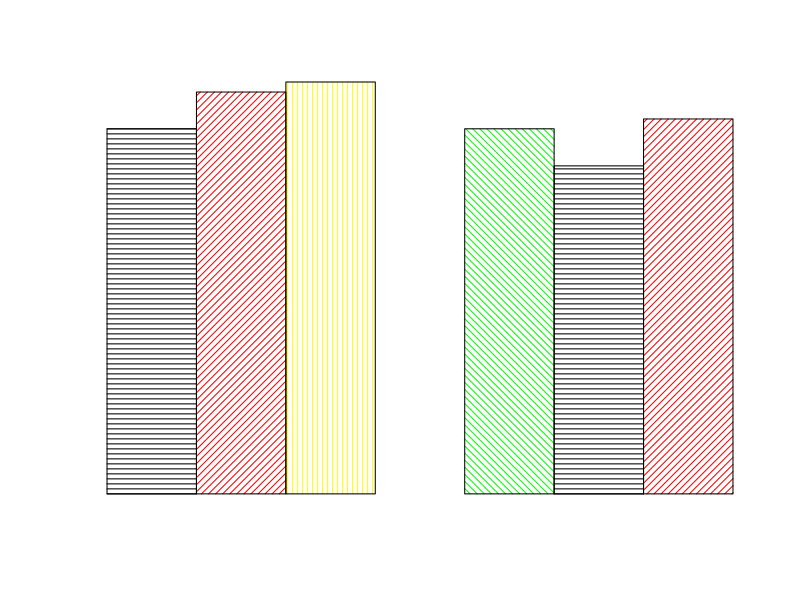

This chart was generated by the following R code: (Note: this script raises an error after producing the figure.)
#Where the file is saved
pdf("/home/hadoop/rough/MyGITProjects/PGA_EvaluationArchitecturePaper/Evaluation-architectures-for-big-data/LsuSamsungPaper/Figure/PerormanceData/Plots/PerfDiffArchHum.pdf", family="Times")

# Grouped Bar Plot
data <- read.csv(file="PerfDiffArchHum.csv",head=TRUE,sep=",")
print(data)
counts <- table(data$GraphConstruction, data$GraphSimplification)
x <- seq(10, 20, 30)
#print(counts)
#print(typeof(data$GraphConstruction))

#Plot for perf
#barplot(as.matrix(data), main="", ylim=c(0, 3), xlab="Assembly Stages",ylab="Execution-time normalized to SuperMikeII", names=c("Graph-\nConstruction", "Graph-\nSimplification", "Entire-\nPipeline"), col=c("black", "darkblue","blue", "darkred", "red", "darkgreen", "green", "magenta", "grey"), beside=TRUE, density=20, angle=c(45,0,0,30,30,135,135,90,135), cex.lab=1.3, cex.axis=1.3, cex.names=1)
#barplot(as.matrix(data), add=TRUE, main="", ylim=c(0, 5), xlab="Assembly Stages",ylab="Execution-time normalized to SuperMikeII", names=c("Graph-\nConstruction", "Graph-\nSimplification" ,"Entire-\nPipeline"), col=c("black", "darkblue","blue", "darkred", "red", "darkgreen", "green", "magenta", "grey"), beside=TRUE, density=20, angle=c(45,90,45,90,45,90,45,90,135), cex.lab=1.3, cex.axis=1.3, cex.names=1)
#legend("topright", legend = rownames(data), fill = c("black", "darkblue","blue", "darkred", "red", "darkgreen", "green", "magenta", "grey"), density=20, angle=c(45,0,0,30,30,135,135,90,135), ncol = 1, cex = 1)
#legend("topright", legend = rownames(data), fill = c("black", "darkblue","blue", "darkred", "red", "darkgreen", "green", "magenta", "grey"), density=20, angle=c(45,90,45,90,45,90,45,90,135), ncol = 1, cex = 1)
#box()

#Plot for perf (hum)
#barplot(as.matrix(data), main="", ylim=c(0, 1.5), xlab="Assembly Stages",ylab="Execution time normalized to SuperMikeII", names=c("Graph-\nConstruction", "Graph-\nSimplification"), col=c("black", "darkblue","blue"), beside=TRUE, density=20, angle=c(45,0,0), cex.lab=1.5, cex.axis=1.3, cex.names=1)
#barplot(as.matrix(data), add=TRUE, main="", ylim=c(0, 1.5), xlab="Assembly Stages",ylab="Execution time normalized to SuperMikeII", names=c("Graph-\nConstruction", "Graph-\nSimplification"), col=c("black", "darkblue","blue"), beside=TRUE, density=20, angle=c(45,90,45), cex.lab=1.5, cex.axis=1.3, cex.names=1)
#legend("topright", legend = rownames(data), fill = c("black", "darkblue","blue"), density=20, angle=c(45,0,0), ncol = 1, cex = 1.2)
#legend("topright", legend = rownames(data), fill = c("black", "darkblue","blue"), density=20, angle=c(45,90,45), ncol = 1, cex = 1.2)
#box()

#Plot for perf/$
#barplot(as.matrix(data), main="", ylim=c(0, 5), xlab="Assembly Stages",ylab="Performance/$ normalized to SuperMikeII", names=c("Graph-\nConstruction", "Graph-\nSimplification", "Entire-\nPipeline"), col=c("black", "darkblue","blue", "darkred", "red", "darkgreen", "green", "magenta", "grey"), beside=TRUE, density=20, angle=c(45,0,0,30,30,135,135,90,135), cex.lab=1.3, cex.axis=1.3, cex.names=1)
#barplot(as.matrix(data), add=TRUE, main="", ylim=c(0, 5), xlab="Assembly Stages",ylab="Performance/$ normalized to SuperMikeII", names=c("Graph-\nConstruction", "Graph-\nSimplification", "Entire-\nPipeline"), col=c("black", "darkblue","blue", "darkred", "red", "darkgreen", "green", "magenta", "grey"), beside=TRUE, density=20, angle=c(45,90,45,90,45,90,45,90,135), cex.lab=1.3, cex.axis=1.3, cex.names=1)
#legend("topleft", legend = rownames(data), fill = c("black", "darkblue","blue", "darkred", "red", "darkgreen", "green", "magenta", "grey"), density=20, angle=c(45,0,0,30,30,135,135,90,135), ncol = 1, cex = 1)
#legend("topleft", legend = rownames(data), fill = c("black", "darkblue","blue", "darkred", "red", "darkgreen", "green", "magenta", "grey"), density=20, angle=c(45,90,45,90,45,90,45,90,135), ncol = 1, cex = 1)
#box()

#Plot for perf/$ (hum)
#barplot(as.matrix(data), main="", ylim=c(0, 6), xlab="Assembly Stages",ylab="Performance/$ normalized to SuperMikeII", names=c("Graph-\nConstruction", "Graph-\nSimplification"), col=c("black", "darkblue","blue"), beside=TRUE, density=20, angle=c(45,0,0), cex.lab=1.5, cex.axis=1.3, cex.names=1)
#barplot(as.matrix(data), add=TRUE, main="", ylim=c(0, 6), xlab="Assembly Stages",ylab="Performance/$ normalized to SuperMikeII", names=c("Graph-\nConstruction", "Graph-\nSimplification"), col=c("black", "darkblue","blue"), beside=TRUE, density=20, angle=c(45,90,45), cex.lab=1.5, cex.axis=1.3, cex.names=1)
#legend("topleft", legend = rownames(data), fill = c("black", "darkblue","blue"), density=20, angle=c(45,0,0), ncol = 1, cex = 1.3)
#legend("topleft", legend = rownames(data), fill = c("black", "darkblue","blue"), density=20, angle=c(45,90,45), ncol = 1, cex = 1.3)
#box()

#plot for network
#barplot(as.matrix(data), main="", ylim=c(0,1.5), xlab="Assembly-stages",ylab="Execution time (s): normalized to SuperMikeII", names=c("Graph-\nConstruction", "Graph-\nSimplification", "Entire-\nPipeline"), col=c("black","pink"), beside=TRUE, density=20, angle=c(45,180), cex.lab=1.4, cex.axis=1.5, cex.names=1)
#legend("topright", legend = rownames(data), fill = c("black","pink"), density=20, angle=c(45,180), ncol = 1, cex = 1)
#box()

#plot for SSD n Memory
#barplot(as.matrix(data), main="", ylim=c(0,1.5), xlab="Assembly-stages",ylab="Execution time (s): normalized to SuperMikeII", names=c("Graph-\nConstruction", "Graph-\nSimplification", "Entire-\nPipeline"), col=c("black","red", "magenta"), beside=TRUE, density=20, angle=c(45,135,90), cex.lab=1.4, cex.axis=1.5, cex.names=1)
#legend("topright", legend = rownames(data), fill = c("black","red", "magenta"), density=20, angle=c(45,135,90), ncol = 1, cex = 1)
#box()

#Plot for hdd ssd same datanode
barplot(as.matrix(data), main="", xlab="Number and type of disks used per DataNode",ylab="Execution time (s)", names=c("1-HDD", "2-HDD", "4-HDD","1-SSD"), col=c("black","red","yellow","green"), beside=TRUE, density=20, angle=c(0,45,90,135), cex.lab=1.5, cex.axis=1.5, cex.names=1.5)
box()
